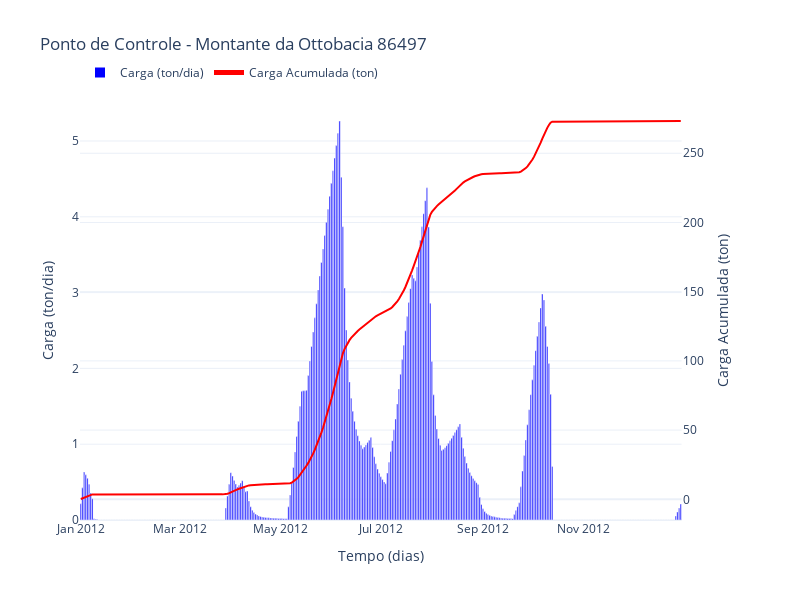

Notebook code cell kept with this figure:
### Code cell
import locale
from plotly.subplots import make_subplots

# set locale to PT-BR
locale.setlocale(locale.LC_TIME, 'pt_BR.UTF-8')

df_estrela = pd.DataFrame()
df_estrela['86498+86499'] = df_Bu_ton[86498] + df_Bu_ton[86499]
df_estrela = df_estrela.iloc[:365]
df_estrela['subtotal'] = df_estrela['86498+86499'].cumsum()
df_estrela.index = pd.date_range(start='2012-01-01', periods=len(df_estrela), freq='D')

fig = make_subplots(specs=[[{"secondary_y": True}]])
fig.add_trace(go.Bar(x=df_estrela.index, y=df_estrela['86498+86499'], name='Carga (ton/dia)', marker_color='blue'), secondary_y=False)
fig.add_trace(go.Scatter(x=df_estrela.index, y=df_estrela['subtotal'], name='Carga Acumulada (ton)', line=dict(color='red', width=2)), secondary_y=True)

fig.update_layout(title='Ponto de Controle - Montante da Ottobacia 86497', xaxis_title='Tempo (dias)', font=dict(size=12), legend=dict(y=1.1, orientation='h', itemsizing='constant'))
fig.update_yaxes(title_text='Carga (ton/dia)', secondary_y=False)
fig.update_yaxes(title_text='Carga Acumulada (ton)', secondary_y=True)
fig.update_layout(
    font=dict(size=12),
    width=800,
    height=600
)

fig.show()

### Figure 1 — Plotly figure (JSON) as saved in the notebook; plotly's stock layout.template omitted (floating-point values rounded to 4 significant figures; data arrays with more than 128 entries replaced by an {"elided": "..."} marker saying what was removed)
{"data": [{"marker": {"color": "blue"}, "name": "Carga (ton/dia)", "type": "bar", "x": {"elided": "365 str values"}, "xaxis": "x", "y": {"elided": "365 float values"}, "yaxis": "y"}, {"line": {"color": "red", "width": 2}, "name": "Carga Acumulada (ton)", "type": "scatter", "x": {"elided": "365 str values"}, "xaxis": "x", "y": {"elided": "365 float values"}, "yaxis": "y2"}], "layout": {"font": {"size": 12}, "height": 600, "legend": {"itemsizing": "constant", "orientation": "h", "y": 1.1}, "title": {"text": "Ponto de Controle - Montante da Ottobacia 86497"}, "width": 800, "xaxis": {"anchor": "y", "domain": [0, 0.94], "title": {"text": "Tempo (dias)"}}, "yaxis": {"anchor": "x", "domain": [0, 1], "title": {"text": "Carga (ton/dia)"}}, "yaxis2": {"anchor": "x", "overlaying": "y", "side": "right", "title": {"text": "Carga Acumulada (ton)"}}}}
